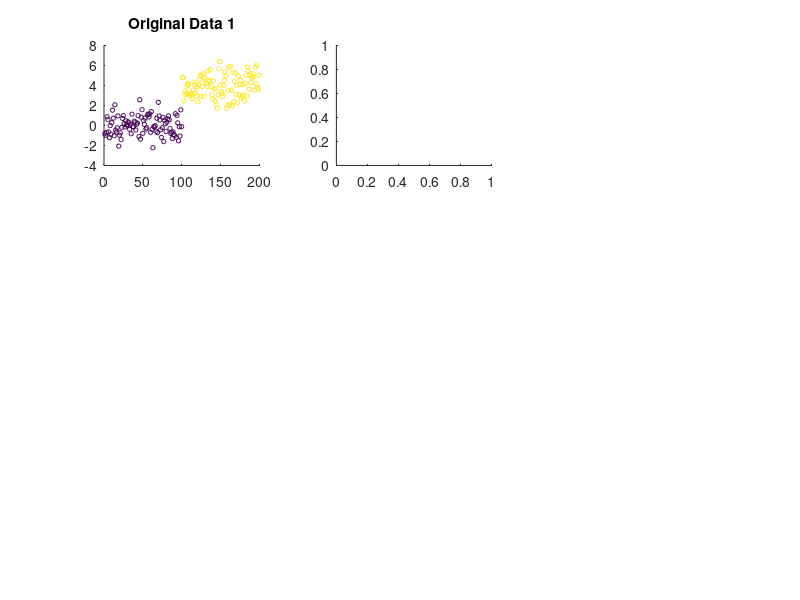

MATLAB code to generate this figure: (Note: this script raises an error after producing the figure.)
r1 = normrnd(0,1,[1,100]);
r2 = normrnd(4,1,[1,100]);

data1 = [r1,r2];
data2 = [];
color = [];

for i=1:100
    data2 = [data2, r1(i), r2(i)];
    color = [color, 1, 2];
end

%% Data 1

disp('Data 1')

X = data1';

figure()
subplot(3,3,1);
scatter(1:200,data1,10,[ones(1,100),2*ones(1,100)]);
title('Original Data 1');
subplot(3,3,2)
Z = linkage(X,'average');
c = cluster(Z,'Maxclust',2);
scatter(1:200,data1,10,c);
title('Average');
var1 = [];
var2 = [];
for i=1:200
    if(c(i)==1)
        var1 = [var1,data1(i)];
    else
        var2 = [var2,data1(i)];
    end
end
disp('Average')
message = ['Var1 is ', int2str(var(var1)), ', Var2 is ', int2str(var(var2))];
disp(message)
subplot(3,3,3)
Z = linkage(X,'centroid');
c = cluster(Z,'Maxclust',2);
scatter(1:200,data1,10,c);
title('Centroid');
var1 = [];
var2 = [];
for i=1:200
    if(c(i)==1)
        var1 = [var1,data1(i)];
    else
        var2 = [var2,data1(i)];
    end
end
disp('Centroid')
message = ['Var1 is ', int2str(var(var1)), ', Var2 is ', int2str(var(var2))];
disp(message)
subplot(3,3,4)
Z = linkage(X,'complete');
c = cluster(Z,'Maxclust',2);
scatter(1:200,data1,10,c);
title('Complete');
var1 = [];
var2 = [];
for i=1:200
    if(c(i)==1)
        var1 = [var1,data1(i)];
    else
        var2 = [var2,data1(i)];
    end
end
disp('Complete')
message = ['Var1 is ', int2str(var(var1)), ', Var2 is ', int2str(var(var2))];
disp(message)
subplot(3,3,5)
Z = linkage(X,'median');
c = cluster(Z,'Maxclust',2);
scatter(1:200,data1,10,c);
title('Median');
var1 = [];
var2 = [];
for i=1:200
    if(c(i)==1)
        var1 = [var1,data1(i)];
    else
        var2 = [var2,data1(i)];
    end
end
disp('Median')
message = ['Var1 is ', int2str(var(var1)), ', Var2 is ', int2str(var(var2))];
disp(message)
subplot(3,3,6)
Z = linkage(X,'single');
c = cluster(Z,'Maxclust',2);
scatter(1:200,data1,10,c);
title('Single');
var1 = [];
var2 = [];
for i=1:200
    if(c(i)==1)
        var1 = [var1,data1(i)];
    else
        var2 = [var2,data1(i)];
    end
end
disp('Single')
message = ['Var1 is ', int2str(var(var1)), ', Var2 is ', int2str(var(var2))];
disp(message)
subplot(3,3,7)
Z = linkage(X,'ward');
c = cluster(Z,'Maxclust',2);
scatter(1:200,data1,10,c);
title('Ward');
var1 = [];
var2 = [];
for i=1:200
    if(c(i)==1)
        var1 = [var1,data1(i)];
    else
        var2 = [var2,data1(i)];
    end
end
disp('Ward')
message = ['Var1 is ', int2str(var(var1)), ', Var2 is ', int2str(var(var2))];
disp(message)
subplot(3,3,8)
Z = linkage(X,'weighted');
c = cluster(Z,'Maxclust',2);
scatter(1:200,data1,10,c);
title('Weighted');
var1 = [];
var2 = [];
for i=1:200
    if(c(i)==1)
        var1 = [var1,data1(i)];
    else
        var2 = [var2,data1(i)];
    end
end
disp('Weighted')
message = ['Var1 is ', int2str(var(var1)), ', Var2 is ', int2str(var(var2))];
disp(message)

%% Data 2

disp(' ')
disp('Data 2')

X = data2';

figure()
subplot(3,3,1);
scatter(1:200,data2,10,color);
title('Original Data 2');
subplot(3,3,2)
Z = linkage(X,'average');
c = cluster(Z,'Maxclust',2);
scatter(1:200,data2,10,c);
title('Average');
var1 = [];
var2 = [];
for i=1:200
    if(c(i)==1)
        var1 = [var1,data2(i)];
    else
        var2 = [var2,data2(i)];
    end
end
disp('Average')
message = ['Var1 is ', int2str(var(var1)), ', Var2 is ', int2str(var(var2))];
disp(message)
subplot(3,3,3)
Z = linkage(X,'centroid');
c = cluster(Z,'Maxclust',2);
scatter(1:200,data2,10,c);
title('Centroid');
var1 = [];
var2 = [];
for i=1:200
    if(c(i)==1)
        var1 = [var1,data2(i)];
    else
        var2 = [var2,data2(i)];
    end
end
disp('Centroid')
message = ['Var1 is ', int2str(var(var1)), ', Var2 is ', int2str(var(var2))];
disp(message)
subplot(3,3,4)
Z = linkage(X,'complete');
c = cluster(Z,'Maxclust',2);
scatter(1:200,data2,10,c);
title('Complete');
var1 = [];
var2 = [];
for i=1:200
    if(c(i)==1)
        var1 = [var1,data2(i)];
    else
        var2 = [var2,data2(i)];
    end
end
disp('Complete')
message = ['Var1 is ', int2str(var(var1)), ', Var2 is ', int2str(var(var2))];
disp(message)
subplot(3,3,5)
Z = linkage(X,'median');
c = cluster(Z,'Maxclust',2);
scatter(1:200,data2,10,c);
title('Median');
var1 = [];
var2 = [];
for i=1:200
    if(c(i)==1)
        var1 = [var1,data2(i)];
    else
        var2 = [var2,data2(i)];
    end
end
disp('Median')
message = ['Var1 is ', int2str(var(var1)), ', Var2 is ', int2str(var(var2))];
disp(message)
subplot(3,3,6)
Z = linkage(X,'single');
c = cluster(Z,'Maxclust',2);
scatter(1:200,data2,10,c);
title('Single');
var1 = [];
var2 = [];
for i=1:200
    if(c(i)==1)
        var1 = [var1,data2(i)];
    else
        var2 = [var2,data2(i)];
    end
end
disp('Single')
message = ['Var1 is ', int2str(var(var1)), ', Var2 is ', int2str(var(var2))];
disp(message)
subplot(3,3,7)
Z = linkage(X,'ward');
c = cluster(Z,'Maxclust',2);
scatter(1:200,data2,10,c);
title('Ward');
var1 = [];
var2 = [];
for i=1:200
    if(c(i)==1)
        var1 = [var1,data2(i)];
    else
        var2 = [var2,data2(i)];
    end
end
disp('Ward')
message = ['Var1 is ', int2str(var(var1)), ', Var2 is ', int2str(var(var2))];
disp(message)
subplot(3,3,8)
Z = linkage(X,'weighted');
c = cluster(Z,'Maxclust',2);
scatter(1:200,data2,10,c);
title('Weighted');
var1 = [];
var2 = [];
for i=1:200
    if(c(i)==1)
        var1 = [var1,data2(i)];
    else
        var2 = [var2,data2(i)];
    end
end
disp('Weighted')
message = ['Var1 is ', int2str(var(var1)), ', Var2 is ', int2str(var(var2))];
disp(message)